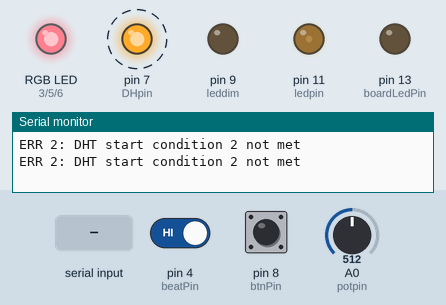
Bench run of a sketch on a simulated Arduino Uno, built with avr-gcc and run on an emulated ATmega328P. On the bench: an RGB LED mixed from three pins (HIGH = lit), output pins drawn as LEDs (lit = HIGH), the last lines printed to the serial monitor. Dashed ring = blinking. Inputs (shaded band) come from the test bench; at power-on: pin 4 (beatPin) HIGH, A0 (potpin) = 512, pin 8 (btnPin) HIGH.

Above: at 1.7 s.
1.8 s: pin 4 (beatPin) driven LOW
At 2.16 s:
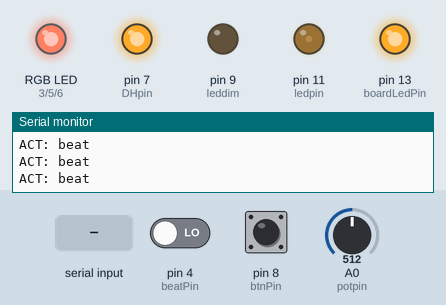
4.8 s: A0 (potpin) set to 716
At 5.19 s:
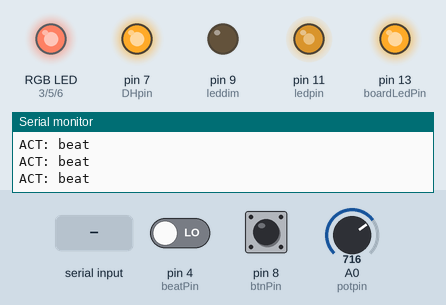
7.8 s: byte 30 received over Serial
At 8.82 s:
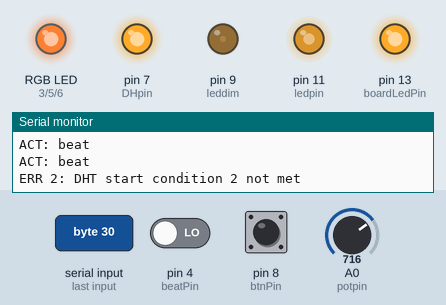
10.8 s: byte 90 received over Serial
At 10.95 s:
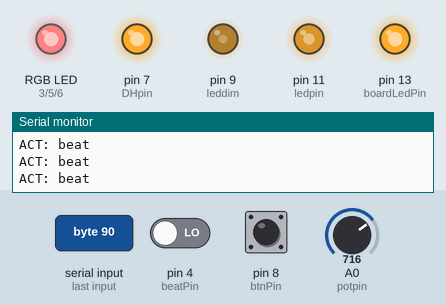
13.8 s: A0 (potpin) set to 900
At 13.98 s:
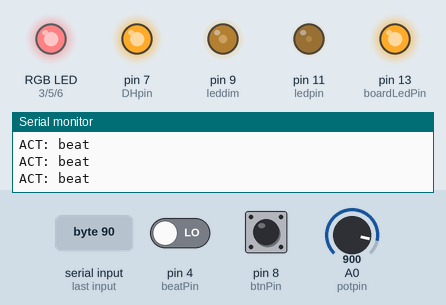
16.8 s: pin 4 (beatPin) driven HIGH
At 17.61 s:
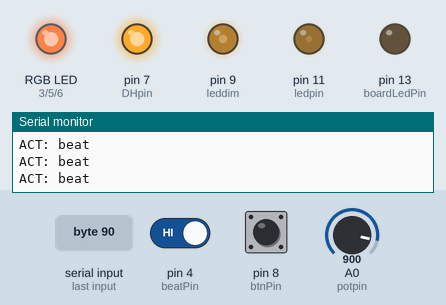
Timing chart, 0 to 20.8 s (numbered marks = the images above; inputs shaded):
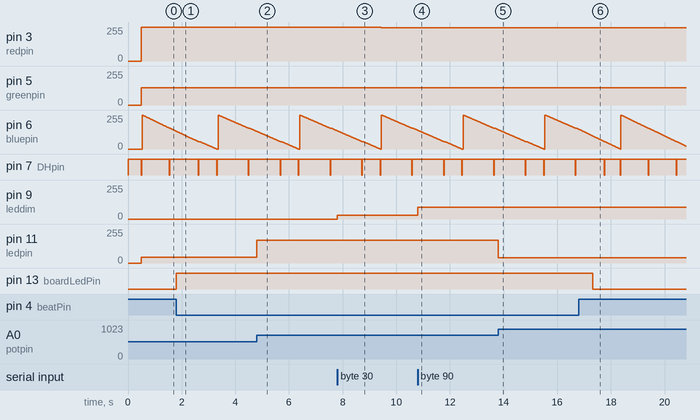

The sketch:

smartnode_aug14b.ino
```cpp
// the pin that the LED is attached to
const int ledpin = 11;
const int leddim = 9;
const int redpin = 3;
const int greenpin = 5;
const int bluepin = 6;
const int btnPin = 8;
const int colorPin = 12;  // Multi-color LED
const int boardLedPin = 13;  // 自带LED的引脚

const int potpin = 0;   // analog: the pin for photoresistor
const int DHpin = 7;    // Temperature and humidity
const int beatPin = 4;  // 敲击传感器

byte bColorR = 255;
byte bColorG = 128;
byte bColorB = 0;

byte bGlobalTimer = 0;
byte bBeatOnTimer = 0;
byte bGlobalErr;
byte dht_dat[5];
byte btnPrev = HIGH;
boolean bBtnSt = false;

byte bytPre0 = 0;
byte bytPre1 = 0;
byte bytPre2 = 0;

void InitDHT() {
  pinMode(DHpin, OUTPUT);
  digitalWrite(DHpin, HIGH);
}

byte read_dht_dat() {
  byte data = 0;
  int timeout;

  for ( int i = 0; i < 8; i++ ) {
    if ( digitalRead(DHpin) == LOW ) {  // Detect start-signal
      // wait start-signal end (at most 200us though)
      timeout = 20;
      while ( digitalRead(DHpin) == LOW && timeout > 0 ) {
        delayMicroseconds(10);
        timeout--;
      }
      if ( timeout <= 0 ) // Timeout
        break;

      delayMicroseconds(30);  // < 30us -> bitset: 0
      if ( digitalRead(DHpin) == HIGH ) {
        // > 30us -> bitset: 1
        //data |= (1 << (7 - i));
        bitSet(data, 7 - i);
      }

      timeout = 20;
      // Wait for next bit (at most 200us though)
      while ( digitalRead(DHpin) == HIGH && timeout > 0 ) {
        delayMicroseconds(10);
        timeout--;
      }
    }
  }

  return data;
}

/*
byte read_dht_dat() {
  byte i = 0;
  byte result = 0;
  for (i = 0; i < 8; i++) {
    while (digitalRead(DHpin) == LOW);
    delayMicroseconds(30);
    if (digitalRead(DHpin) == HIGH)
      result |= (1 << (7 - i));
    while (digitalRead(DHpin) == HIGH);
  }
  return result;
}
*/

void ReadDHT() {
  bGlobalErr = 0;
  byte dht_in;
  byte i;

  pinMode(DHpin, OUTPUT);
  digitalWrite(DHpin, LOW);
  delay(20);    // must larger than 18ms

  digitalWrite(DHpin, HIGH);
  delayMicroseconds(40);  // Wait DHT11 Response

  pinMode(DHpin, INPUT);    // Ready to receive data
  //delayMicroseconds(40);
  dht_in = digitalRead(DHpin);
  if ( dht_in ) {
    bGlobalErr = 1;
    return;
  }

  delayMicroseconds(80);
  dht_in = digitalRead(DHpin);

  if ( !dht_in ) {
    bGlobalErr = 2;
    return;
  }

  delayMicroseconds(80);
  for ( i = 0; i < 5; i++ )
    dht_dat[i] = read_dht_dat();

  pinMode(DHpin, OUTPUT);
  digitalWrite(DHpin, HIGH);
  byte dht_check_sum = dht_dat[0] + dht_dat[1] + dht_dat[2] + dht_dat[3];
  if ( dht_dat[4] != dht_check_sum ) {
    bGlobalErr = 3;
  }
}

void setup() {
  // initialize the ledPin as an output:
  pinMode(ledpin, OUTPUT);
  pinMode(leddim, OUTPUT);
  pinMode(redpin, OUTPUT);
  pinMode(greenpin, OUTPUT);
  pinMode(bluepin, OUTPUT);
  pinMode(colorPin, OUTPUT);
  pinMode(boardLedPin, OUTPUT);
  pinMode(btnPin, INPUT);
  pinMode(beatPin, INPUT);

  // initialize DHT Temperature and humidity
  InitDHT();

  // initialize the serial communication:
  Serial.begin(9600);

  delay(500);
}

void loop() {
  int val;
  int degree;
  byte brightness;
  bool beatH;

  beatH = (digitalRead(beatPin) == LOW);

  // 1: photoresistor control LED
  // read the photoresistor voltage:
  val = analogRead(potpin);

  // map voltage to brightness level
  degree = map(val, 0, 400, 0, 10);
  if ( degree <= 2 )
    degree = 0;

  // for debug
  //Serial.println(degree);

  // set LED brightness according to the photoresistor
  analogWrite(ledpin, degree * 25);

  // 2. Dimmer with mouse
  // check if data has been sent from the computer:
  if (Serial.available()) {
    // read the most recent byte (which will be from 0 to 255):
    brightness = Serial.read();
    // set the brightness of the LED:
    analogWrite(leddim, brightness);

    bytPre0 = bytPre1;
    bytPre1 = bytPre2;
    bytPre2 = brightness;
  }

  // 3. Tri-color led: change color once a time
  analogWrite(redpin, bColorR);
  analogWrite(greenpin, bColorG);
  analogWrite(bluepin, bColorB);
  //Serial.println(bRGB);
  if ( bColorB-- == 0 )
    if ( bColorR-- == 0 )
      bColorG--;

  // 4. Get temperature and humidity, print to serial
  if ( bGlobalTimer % 100 == 0 ) {
    ReadDHT();
    switch ( bGlobalErr ) {
      case 0:     // Correct
        // "{'DAT': {}}“
        Serial.print("DAT: Humidity: ");
        Serial.print(dht_dat[0], DEC);
        Serial.print(".");
        Serial.print(dht_dat[1], DEC);
        Serial.print("% Temperature: ");
        Serial.print(dht_dat[2], DEC);
        Serial.print(".");
        Serial.print(dht_dat[3], DEC);
        Serial.println("C ");
        break;
      case 1:
        // "{'ERR': {'code':'1', 'type':'DHT', 'level':'4', 'msg':'DHT start condition 1 not met'}}"
        Serial.println("ERR 1: DHT start condition 1 not met");
        break;
      case 2:
        // "{'ERR': {'code':'2', 'type':'DHT', 'level':'4', 'msg':'DHT start condition 2 not met'}}"
        Serial.println("ERR 2: DHT start condition 2 not met");
        break;
      case 3:
        // "{'ERR': {'code':'3', 'type':'DHT', 'level':'3', 'msg':'DHT checksum error'}}"
        Serial.println("ERR 3: DHT checksum error");
        break;
      default:
        // "{'ERR': {'code':'unknown', 'type':'DHT', 'level':'5', 'msg':'unknown error'}}"
        Serial.println("ERR: unknown error");
        break;
    }

    if ( bGlobalErr != 0 )
      InitDHT();
  }

  // 5. Change multi-color LED
  /// Soft switch
  if( bytPre0 == 255 && bytPre1 == 0 ) {
    bBtnSt = !bBtnSt;
    if( bBtnSt ) {
      digitalWrite(colorPin, HIGH);
    }
    else {
      digitalWrite(colorPin, LOW);
    }
  }
  /// Hard switch
  byte btnCurSt = digitalRead(btnPin);
  if( btnCurSt == LOW && btnPrev == HIGH )
  {
    bBtnSt = !bBtnSt;
    if( bBtnSt ) {
      digitalWrite(colorPin, HIGH);
      Serial.println("ACT: SW1ON");
    }
    else {
      digitalWrite(colorPin, LOW);
      Serial.println("ACT: SW1OFF");
    }
  }
  btnPrev = btnCurSt;

  // 6. Beat sensor reflects on boardLed
  if( !beatH ) {
    beatH = (digitalRead(beatPin) == LOW);
  }
  delay(5);
  if( !beatH ) {
    beatH = (digitalRead(beatPin) == LOW);
  }

  if( beatH ) {
    digitalWrite(boardLedPin, HIGH);   // Light on
    Serial.println("ACT: beat");
    bBeatOnTimer = 50;
  } else if( bBeatOnTimer == 0 ) {
    digitalWrite(boardLedPin, LOW);   // Light off
  } else {
    bBeatOnTimer--;
  }

  bGlobalTimer++;
  delay(5);
}
```

Measured:
- after the input at 1.8 s, pin 13 (boardLedPin): LOW → HIGH at once
- after the input at 4.8 s, pin 11 (ledpin): 44/255 → 169/255 at once
- after the input at 7.8 s, pin 9 (leddim): 0/255 → 30/255 at once
- after the input at 10.8 s, pin 9 (leddim): 30/255 → 90/255 at once
- after the input at 13.8 s, pin 11 (ledpin): 169/255 → 38/255 at once
- after the input at 16.8 s, pin 13 (boardLedPin): HIGH → LOW after 0.52 s
